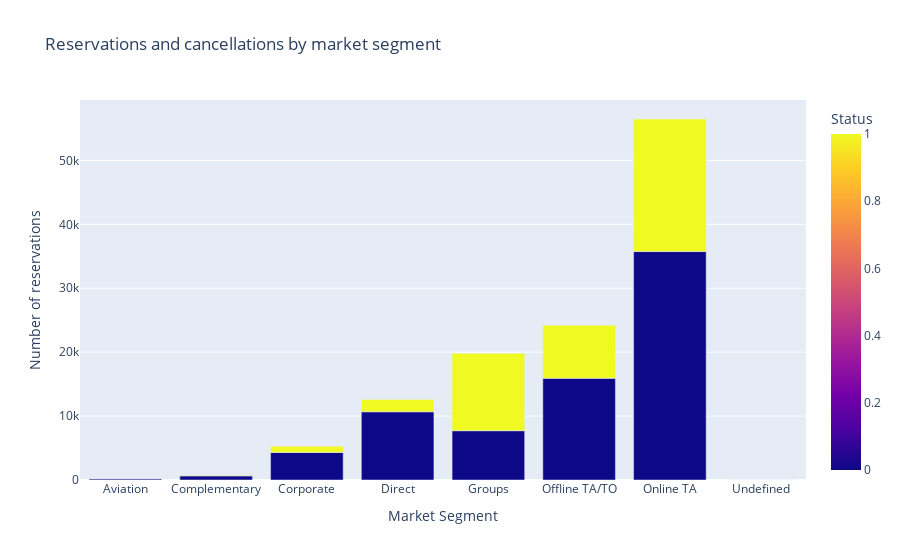

The notebook cell saved with this chart:
### Code cell
import plotly.express as px
import numpy as np
# We calculate the market segment and the number of cancellations
market_counts = df.groupby(['market_segment', 'is_canceled']).size().reset_index(name='count')

# Interactive bar chart
fig = px.bar(
    market_counts,
    x='market_segment',
    y='count',
    color='is_canceled',
    barmode='group',
    labels={'market_segment': 'Market Segment', 'count': 'Number of reservations', 'is_canceled': 'Status'},
    title="Reservations and cancellations by market segment"
)

fig.show()

## Online TA → brings in a lot of bookings, but also a high cancellation rate.

## Direct bookings → may be less, but are more stable.

## Corporate → generally more reliable

### Figure 1 — Plotly figure (JSON) as saved in the notebook; plotly's stock layout.template omitted (floating-point values rounded to 4 significant figures)
{"data": [{"alignmentgroup": "True", "hovertemplate": "Market Segment=%{x}<br>Number of reservations=%{y}<br>Status=%{marker.color}<extra></extra>", "legendgroup": "", "marker": {"color": [0, 1, 0, 1, 0, 1, 0, 1, 0, 1, 0, 1, 0, 1, 1], "coloraxis": "coloraxis", "pattern": {"shape": ""}}, "name": "", "offsetgroup": "", "orientation": "v", "showlegend": false, "textposition": "auto", "type": "bar", "x": ["Aviation", "Aviation", "Complementary", "Complementary", "Corporate", "Corporate", "Direct", "Direct", "Groups", "Groups", "Offline TA/TO", "Offline TA/TO", "Online TA", "Online TA", "Undefined"], "xaxis": "x", "y": [185, 52, 646, 97, 4303, 992, 10672, 1934, 7714, 12097, 15908, 8311, 35738, 20739, 2], "yaxis": "y"}], "layout": {"autosize": true, "barmode": "group", "coloraxis": {"colorbar": {"title": {"text": "Status"}}, "colorscale": [[0, "#0d0887"], [0.1111, "#46039f"], [0.2222, "#7201a8"], [0.3333, "#9c179e"], [0.4444, "#bd3786"], [0.5556, "#d8576b"], [0.6667, "#ed7953"], [0.7778, "#fb9f3a"], [0.8889, "#fdca26"], [1, "#f0f921"]]}, "legend": {"tracegroupgap": 0}, "title": {"text": "Reservations and cancellations by market segment"}, "xaxis": {"anchor": "y", "autorange": true, "domain": [0, 1], "range": [-0.5, 7.5], "title": {"text": "Market Segment"}, "type": "category"}, "yaxis": {"anchor": "x", "autorange": true, "domain": [0, 1], "range": [0, 59450.0], "title": {"text": "Number of reservations"}, "type": "linear"}}}
